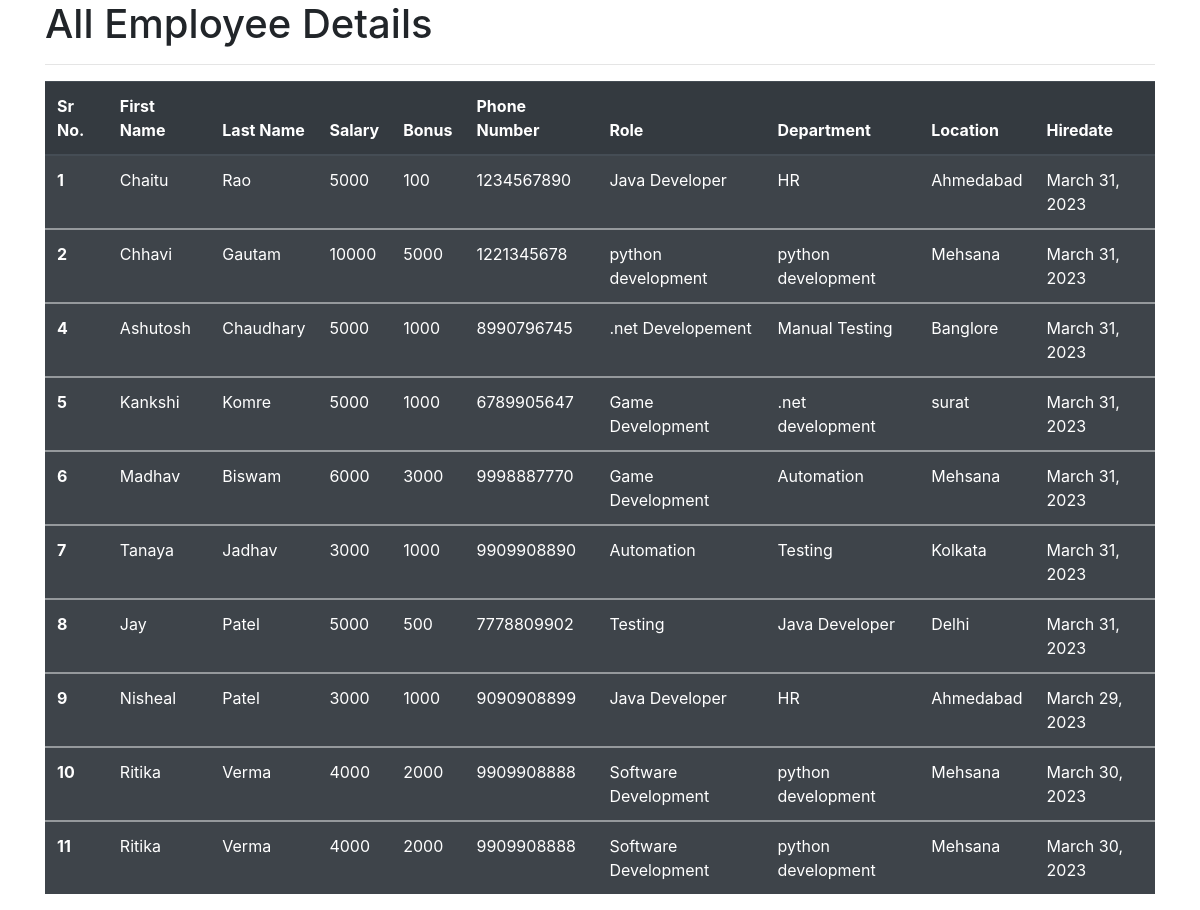
The app's page /all_emp with its own data.
### emp_app/models.py (models this page shows, shortened)
class Employee(models.Model):
    first_name = models.CharField(max_length=100, null=False)
    last_name = models.CharField(max_length=100)
    dept = models.ForeignKey(Department, on_delete=models.CASCADE)
    salary = models.IntegerField(default=0)
    bonus = models.IntegerField(default=0)
    role = models.ForeignKey(Role, on_delete=models.CASCADE)
    phone = models.IntegerField(default=0)
    hire_date = models.DateField()
    def __str__(self):
        return "%s %s %s" %(self.first_name, self.last_name, self.phone)

class Role(models.Model):
    name = models.CharField(max_length=100, null=False)

class Department(models.Model):
    name = models.CharField(max_length=100, null=False)
    location = models.CharField(max_length=100)

### emp_app/views.py (the view)
# urls.py: path('all_emp', views.all_emp, name ='all_emp'),
def all_emp(request):
    emps = Employee.objects.all()
    context = {
        'emps':emps # write in jason format
    }
    print(context)
    return render(request, 'view_all_emp.html', context)

### emp_app/templates/view_all_emp.html (shortened to what this page needs)
<!doctype html>
<html lang="en">
  <head>
    <link rel="stylesheet" href="https://cdn.jsdelivr.net/npm/bootstrap@4.6.2/dist/css/bootstrap.min.css">
  </head>
  <body>
    <div class="container">
     <h1> All Employee Details</h1>
      <hr>
      <table class="table table-striped table-dark">
        <thead>
        <tr>
          <th scope="col">Sr No.</th>
          <th scope="col">First Name</th>
          <th scope="col">Last Name</th>
          <th scope="col">Salary</th>
          <th scope="col">Bonus</th>
          <th scope="col">Phone Number</th>
          <th scope="col">Role</th>
          <th scope="col">Department</th>
          <th scope="col">Location</th>
          <th scope="col">Hiredate</th>
        </tr>
        </thead>
              {% for emp in emps %}
        <tbody>
        <tr>
          <th scope="row">{{emp.id}}</th>
          <td>{{emp.first_name}}</td>
          <td>{{emp.last_name}}</td>
          <td>{{emp.salary}}</td>
          <td>{{emp.bonus}}</td>
          <td>{{emp.phone}}</td>
          <td>{{emp.role.name}}</td>
          <td>{{emp.dept.name}}</td>
          <td>{{emp.dept.location}}</td>
          <td>{{emp.hire_date}}</td>
        </tr>
        </tbody>
              {% endfor %}
      </table>
    </div>
  </body>
</html>

### records on screen
Employee: id "1", first_name "Chaitu", last_name "Rao", salary "5000", bonus "100", phone "1234567890", role.name "Java Developer", dept.name "HR", dept.location "Ahmedabad", hire_date "March 31, 2023"
Employee: id "2", first_name "Chhavi", last_name "Gautam", salary "10000", bonus "5000", phone "1221345678", role.name "python development", dept.name "python development", dept.location "Mehsana", hire_date "March 31, 2023"
Employee: id "4", first_name "Ashutosh", last_name "Chaudhary", salary "5000", bonus "1000", phone "8990796745", role.name ".net Developement", dept.name "Manual Testing", dept.location "Banglore", hire_date "March 31, 2023"
Employee: id "5", first_name "Kankshi", last_name "Komre", salary "5000", bonus "1000", phone "6789905647", role.name "Game Development", dept.name ".net development", dept.location "surat", hire_date "March 31, 2023"
Employee: id "6", first_name "Madhav", last_name "Biswam", salary "6000", bonus "3000", phone "9998887770", role.name "Game Development", dept.name "Automation", dept.location "Mehsana", hire_date "March 31, 2023"
Employee: id "7", first_name "Tanaya", last_name "Jadhav", salary "3000", bonus "1000", phone "9909908890", role.name "Automation", dept.name "Testing", dept.location "Kolkata", hire_date "March 31, 2023"
Employee: id "8", first_name "Jay", last_name "Patel", salary "5000", bonus "500", phone "7778809902", role.name "Testing", dept.name "Java Developer", dept.location "Delhi", hire_date "March 31, 2023"
Employee: id "9", first_name "Nisheal", last_name "Patel", salary "3000", bonus "1000", phone "9090908899", role.name "Java Developer", dept.name "HR", dept.location "Ahmedabad", hire_date "March 29, 2023"
Employee: id "10", first_name "Ritika", last_name "Verma", salary "4000", bonus "2000", phone "9909908888", role.name "Software Development", dept.name "python development", dept.location "Mehsana", hire_date "March 30, 2023"
Employee: id "11", first_name "Ritika", last_name "Verma", salary "4000", bonus "2000", phone "9909908888", role.name "Software Development", dept.name "python development", dept.location "Mehsana", hire_date "March 30, 2023"
